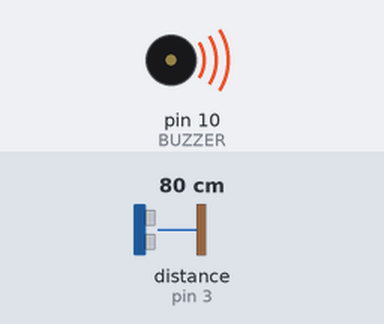
The sketch below on a simulated Arduino Uno, built with avr-gcc and run on an emulated ATmega328P. Parts: buzzer (waves = sounding, pin HIGH). Wiring (inferred from the names in the program): ultrasonic range finder: trigger pin 2; echo pin 3. The test bench sets the inputs (shaded band); at power-on: distance to the obstacle (sensor on pin 3) 80 cm. The echo pulse lasts 58.3 µs per cm; pins used as bus, display or sensor lines are not drawn.

Above: at 1.3 s.
1.4 s: distance to the obstacle (sensor on pin 3) set to 99 cm
2.9 s: distance to the obstacle (sensor on pin 3) set to 107 cm
At 3.8 s:
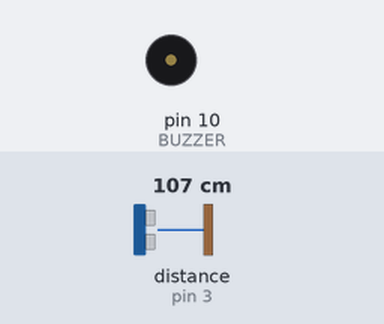
4.5 s: distance to the obstacle (sensor on pin 3) set to 2 cm
At 5.5 s:
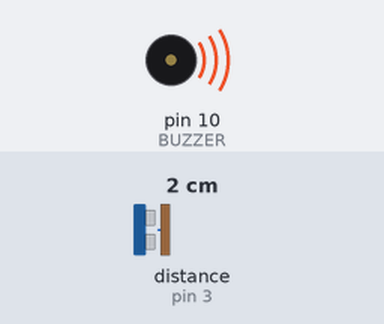
6.0 s: distance to the obstacle (sensor on pin 3) set to 120 cm
At 7.0 s:
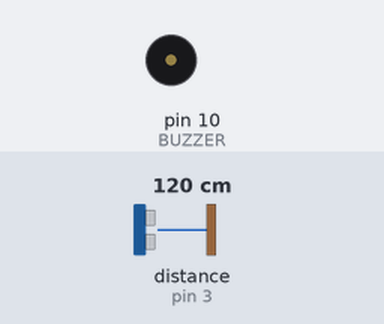
Timing chart, 0 to 8.5 s (numbered marks = the images above; inputs shaded):
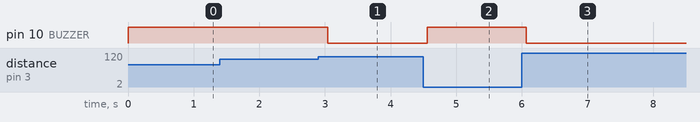

The sketch:

sensordistancia.ino
```cpp
#define DELAY 500

#define TRIGGER 2
#define ECHO 3

#define BUZZER 10


// int trigger_pin = 2;
// int echo_pin = 3;
// int buzzer_pin = 10;
int time;
int distance;

void setup()
{
    // Configuração dos pinos para o sensor de Distância
    pinMode(TRIGGER, OUTPUT);
    pinMode(ECHO, INPUT);

    // Configuração do pino do buzzer
    pinMode(BUZZER, OUTPUT);
}

void loop()
{
    // Pulso de gatilho para o sensor de distância (10ms)
    digitalWrite(TRIGGER, HIGH);
    delayMicroseconds(10);
    digitalWrite(TRIGGER, LOW);

    // Leitura do echo do pulso
    time = pulseIn(ECHO, HIGH);

    // Conversão do tempo de echo em distância em [cm]
    distance = (time * 0.034) / 2;

    // Envia a mensagem de distância via porta serial
    Serial.print(" Distance= ");
    Serial.println(distance);

    // Exibe/ativa sinal caso a distância seja menor que 100cm
    if (distance <= 100)
    {
        digitalWrite(BUZZER, HIGH);
        digitalWrite(LED_BUILTIN, HIGH);
    }
    else
    {
        digitalWrite(BUZZER, LOW);
        digitalWrite(LED_BUILTIN, LOW);
    }

    delay(DELAY);
}
```

Measured:
- the behaviour switches between 102 and 103 cm on distance to the obstacle (sensor on pin 3) (found by bisection; images 0 and 1)
- after the input at 1.4 s, every drawn part: stays the same
- after the input at 2.9 s, pin 10 (BUZZER): HIGH → LOW after 0.14 s
- after the input at 4.5 s, pin 10 (BUZZER): LOW → HIGH after 0.06 s
- after the input at 6.0 s, pin 10 (BUZZER): HIGH → LOW after 0.07 s
